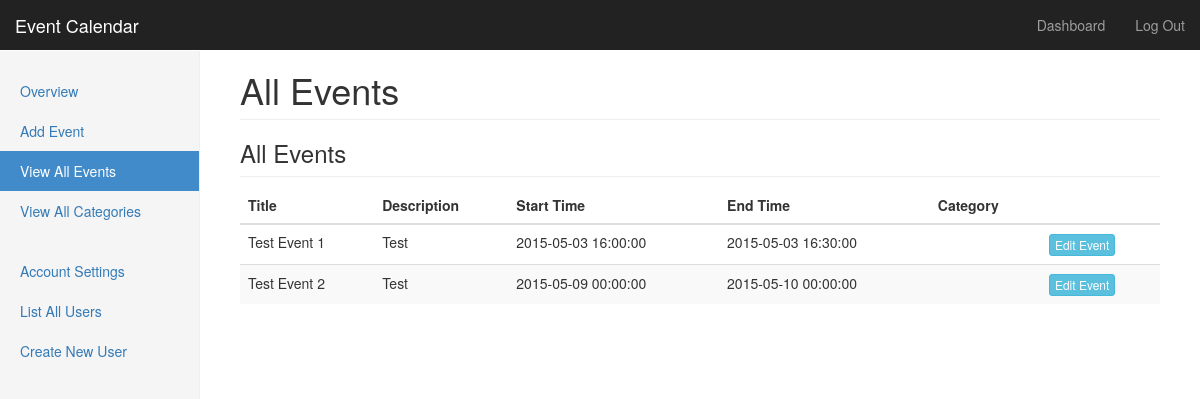
Page /dashboard.php?view=allEvents (signed in) on the committed database.
### tables this page shows
CREATE TABLE IF NOT EXISTS `events` (
  `id` int(10) unsigned NOT NULL AUTO_INCREMENT COMMENT 'Event ID',
  `title` varchar(255) NOT NULL COMMENT 'Event Title',
  `description` text COMMENT 'Event Description',
  `start` datetime NOT NULL COMMENT 'Event Start Time',
  `end` datetime NOT NULL COMMENT 'Event End Time',
  `created` datetime NOT NULL COMMENT 'Event Creation Time',
  `author` smallint(5) unsigned NOT NULL COMMENT 'Event Author User ID',
  PRIMARY KEY (`id`)
);

### lib/DB.php (called while the page is built, shortened)
<?php
class DB {
    private $_pdo = null,
            $_query = null,
            $_error = false,
            $_errorInfo = null,
            $_results = null,
            $_count = 0,
            $_sql = '';
    public function __construct() {
        try {
            $this->_pdo = new PDO('mysql:host=' . _HOST_NAME_ . ';dbname=' . _DATABASE_NAME_, _USER_NAME_, _DB_PASSWORD_, NULL);
        } catch (PDOException $e) {
            $this->errorMessage = $e->getMessage();
            $this->error = true;
            throw $e;
        }
    }
    public function queryAssoc($sql, $params = array()) {
        $this->_query = $this->_pdo->prepare($sql);
        if ($this->_query->execute($params)) {
            $this->resultsArray = $this->_query->fetchAll(PDO::FETCH_ASSOC);
        }
        return $this;
    }
}
?>

### lib/Events.php (the view, shortened to what this page needs)
<?php
function showAllEvents() {
    print '
          <h3 class="sub-header">All Events</h3>
          <div class="table-responsive">
            <table class="table table-striped">
              <thead>
                <tr>
                  <th>Title</th>
                  <th>Description</th>
                  <th>Start Time</th>
                  <th>End Time</th>
                  <th>Category</th>
                  <th> </th>
                </tr>
              </thead>
              <tbody>
                <tr>';
    $db = new DB;
    $db->queryAssoc("select * from events", array());
    $result = $db->resultsArray;
    foreach ($result as $row) {
        print "<tr>";
        print "<td>" . $row["title"] . "</td>";
        print "<td>" . $row["description"] . "</td>";
        print "<td>" . $row["start"] . "</td>";
        print "<td>" . $row["end"] . "</td>";
        print "<td>";
        print "</td>";
        print '<td><a href = "dashboard.php?view=editEvent&eventid=' . $row["id"] . '" class="btn btn-xs btn-info">Edit Event</a></td>';
        print "</tr>";
    }
    print '
              </tbody>
            </table>
          </div>';
}

### css/dashboard.css (style rules this page uses)
body { padding-top: 50px; }
.sub-header { padding-bottom: 10px; border-bottom: 1px solid #eee; }

### rows in the picture
events: title "Test Event 1", description "Test", start "2015-05-03 16:00:00", end "2015-05-03 16:30:00"
events: title "Test Event 2", description "Test", start "2015-05-09 00:00:00", end "2015-05-10 00:00:00"
